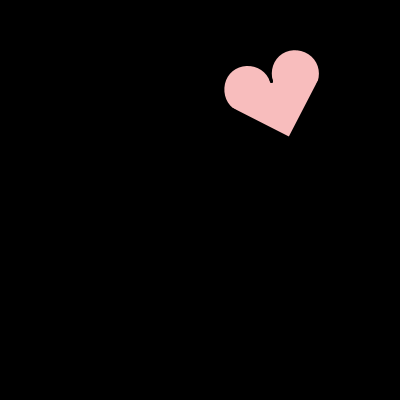
Frame 1 (no input)
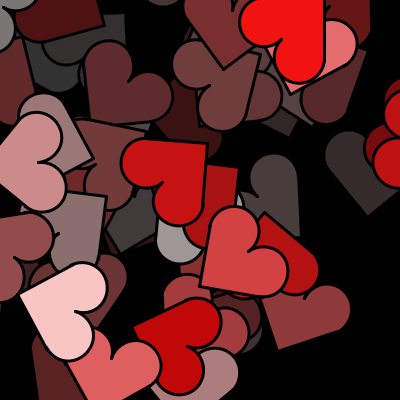
Frame 60 (the mouse pressed at the canvas centre just before this capture)
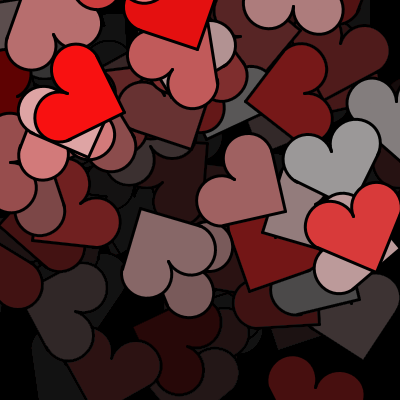
Frame 120 (the mouse held since frame 60 and released just before this capture)

The Processing sketch that drew these frames (run headless with seeded random() and noise(); from frame 60 on, the mouse is pressed at the canvas centre):

// Processing sketch: processing_52363
// ── processing_52363.pde

void setup() {
  size(400,400);
  background(0);
  colorMode(HSB,100);
  smooth();
}

void draw() {
  pushMatrix();
  translate(random(width), random(height));  
  translate(-50,-55);
  rotate(random(TWO_PI));
  strokeWeight(1);
  fill(color(0, random(100), 100));
  noStroke();
  arc(25,50,50,50,PI-QUARTER_PI,TWO_PI);
  arc(75,50,50,50,PI,TWO_PI+QUARTER_PI);
  beginShape();
  vertex(5,65);
  vertex(50,110);
  vertex(95,65);
  vertex(75,49);
  vertex(25,49);
  vertex(5,65);
  endShape(CLOSE);
  noFill();
  stroke(0);
  strokeWeight(3);
  arc(25,50,50,50,PI-QUARTER_PI,TWO_PI);
  arc(75,50,50,50,PI,TWO_PI+QUARTER_PI);
  line(5,65,50,110);
  line(50,110,95,65);
  fill(0,0,0,3);
  popMatrix();
  noStroke();
  rect(0,0,width,height);
}
